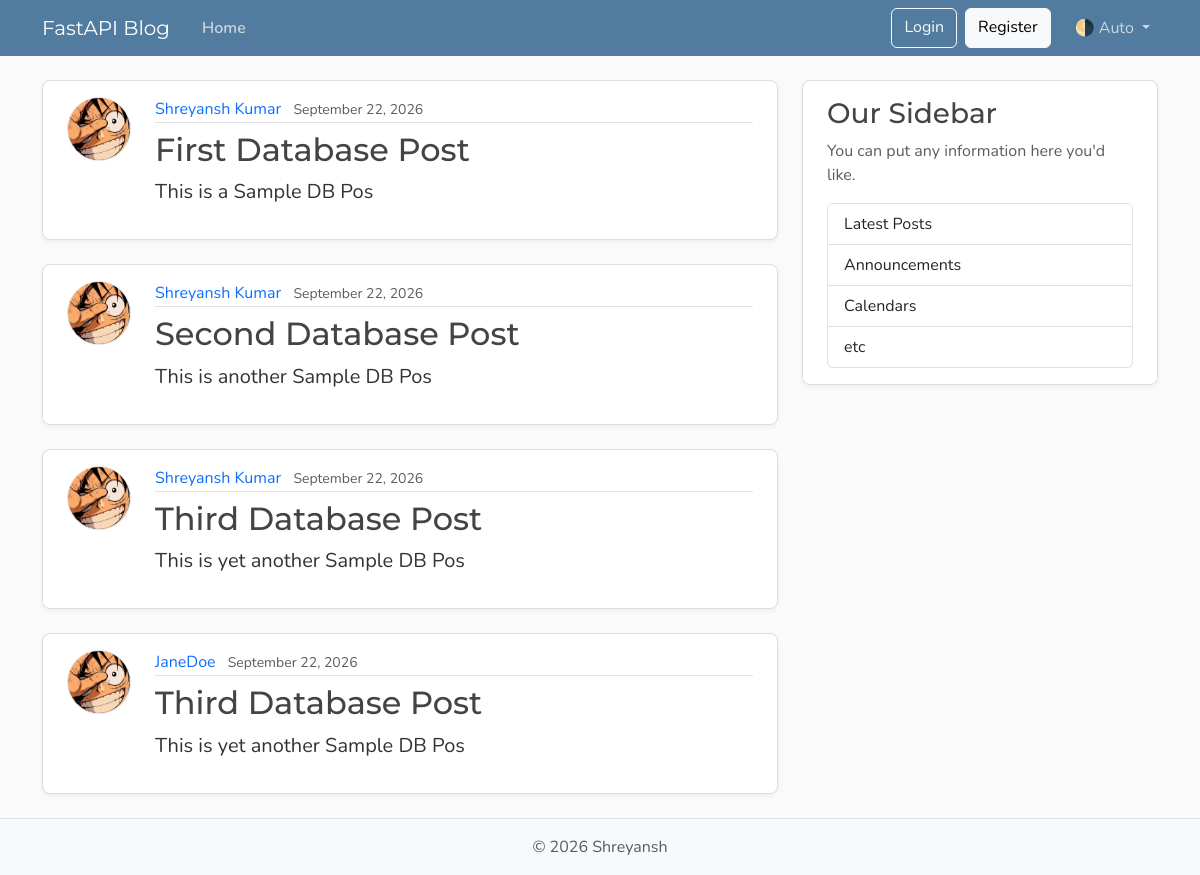
The page /posts on the database its author committed.
### models.py (models this page shows, shortened)
class Post(Base):
    __tablename__ = "posts"
    id: Mapped[int] = mapped_column(Integer, primary_key=True, index=True)
    title: Mapped[str] = mapped_column(String(100), nullable=False)
    content: Mapped[str] = mapped_column(Text, nullable=False)
    user_id: Mapped[int] = mapped_column(
        ForeignKey("users.id"),
        nullable=False,
        index=True,
    )
    date_posted: Mapped[datetime] = mapped_column(
        DateTime(timezone=True),
        default=lambda: datetime.now(UTC),
    )
    author: Mapped[User] = relationship(back_populates="posts")

class User(Base):
    __tablename__ = "users"
    id: Mapped[int] = mapped_column(Integer, primary_key=True, index=True)
    username: Mapped[str] = mapped_column(String(50), unique=True, nullable=False)
    email: Mapped[str] = mapped_column(String(120), unique=True, nullable=False)
    image_file: Mapped[str | None] = mapped_column(
        String(200),
        nullable=True,
        default=None,
    )
    posts: Mapped[list[Post]] = relationship(back_populates="author")

### main.py (the view)
@app.get("/", include_in_schema=False, name="home")
@app.get("/posts", include_in_schema=False, name="posts")
def home(request: Request, db: Annotated[Session, Depends(get_db)]):
    result = db.execute(select(models.Post))
    posts = result.scalars().all()
    return templates.TemplateResponse(
        request,
        "home.html",
        {"posts": posts, "title": "Home"},
    )

### templates/home.html
  {% extends "layout.html" %}
  {% block content %}
    {% for post in posts %}
      <article class="content-section py-3 px-4 mb-4">
        <div class="d-flex align-items-start gap-4">
          <img class="rounded-circle article-img flex-shrink-0"
     src="{{ post.author.image_path }}"
     alt="{{ post.author.username }}'s profile picture"
     width="64"
     height="64"
     loading="lazy">
          <div class="flex-grow-1">
            <div class="article-metadata mb-2">
              <a class="me-2" href="{{ url_for('user_posts', user_id=post.author.id) }}">{{ post.author.username }}</a>
              <small class="text-body-secondary">{{ post.date_posted.strftime('%B %d, %Y') }}</small>
            </div>
            <h2>
              <a class="article-title"
                href="{{ url_for('post_page', post_id=post.id) }}">{{ post.title }}</a>
            </h2>
            <p class="article-content">{{ post.content }}</p>
          </div>
        </div>
      </article>
    {% endfor %}
  {% endblock content %}

### templates/layout.html (shortened to what this page needs)
<!DOCTYPE html>
<html lang="en">
  <head>
    <link href="https://cdn.jsdelivr.net/npm/bootstrap@5.3.8/dist/css/bootstrap.min.css"
          rel="stylesheet"
>
    <link rel="stylesheet"
          type="text/css"
          href="{{ url_for("static", path='css/main.css') }}">
  </head>
  <body class="d-flex flex-column min-vh-100">
    <header class="site-header">
      <nav class="navbar navbar-expand-md bg-steel fixed-top"
           data-bs-theme="dark">
        <div class="container">
          <a class="navbar-brand me-4" href="{{ url_for("home") }}">FastAPI Blog</a>
          <div class="collapse navbar-collapse" id="navbarToggle">
            <div class="navbar-nav me-auto">
              <a class="nav-link active"
                 aria-current="page"
                 href="{{ url_for("home") }}">Home</a>
            </div>
            <div class="navbar-nav">
              <a class="btn btn-outline-light mb-2 mb-md-0 me-md-2" href="#">Login</a>
              <a class="btn btn-light mb-2 mb-md-0 me-md-3" href="#">Register</a>
              <div class="nav-item dropdown">
                <a class="nav-link dropdown-toggle"
                   href="#"
                   role="button"
                   id="bd-theme"
                   data-bs-toggle="dropdown"
                   aria-expanded="false">
                  <span id="bd-theme-text">🌗 Auto</span>
                </a>
              </div>
            </div>
          </div>
        </div>
      </nav>
    </header>
    <main role="main" class="container">
      <div class="row">
        <div class="col-md-8">
          {% block content %}
          {% endblock content %}
        </div>
        <aside class="col-md-4">
          <div class="content-section py-3 px-4 mb-4">
            <h3>Our Sidebar</h3>
            <p class="text-body-secondary">You can put any information here you'd like.</p>
            <ul class="list-group">
              <li class="list-group-item">Latest Posts</li>
              <li class="list-group-item">Announcements</li>
              <li class="list-group-item">Calendars</li>
              <li class="list-group-item">etc</li>
            </ul>
          </div>
        </aside>
      </div>
    </main>
    <footer class="mt-auto py-3 bg-body-tertiary border-top">
      <div class="container text-center">
        <p class="text-body-secondary mb-0">
          © <span id="year"></span> Shreyansh
        </p>
      </div>
    </footer>
  </body>
</html>

### static/css/main.css (style rules this page uses)
:root { --font-heading: "Montserrat", system-ui, -apple-system, BlinkMacSystemFont, sans-serif; --font-body: "Nunito", system-ui, -apple-system, BlinkMacSystemFont, sans-serif; --color-bg-body: #fafafa; --color-bg-content: #ffffff; --color-text-primary: #333333; --color-text-heading: #444444; --color-steel: #527c9f; --color-nav-link: #cbd5db; --color-nav-link-hover: #ffffff; --color-link-hover: #428bca; --color-border: #dddddd; --color-border-light: #e3e3e3; --spacing-xl: 5rem; --article-img-size: 4rem; --account-img-size: 7.813rem; }
body { font-family: var(--font-body); background: var(--color-bg-body); color: var(--color-text-primary); }
main { padding-top: var(--spacing-xl); }
h1, h2, h3, h4, h5, h6 { font-family: var(--font-heading); color: var(--color-text-heading); }
.navbar-brand { font-family: var(--font-heading); }
a { text-decoration: none; }
.bg-steel { background-color: var(--color-steel); }
.site-header .navbar-nav .nav-link { color: var(--color-nav-link); transition: color 0.2s ease-in-out; }
.site-header .navbar-nav .nav-link.active { font-weight: 600; }
.content-section { background: var(--color-bg-content); border: 1px solid var(--color-border); border-radius: 0.5rem; box-shadow: 0 2px 4px rgba(15, 23, 42, 0.05); transition: box-shadow 0.15s ease, transform 0.15s ease, border-color 0.15s ease; }
.article-title { color: var(--color-text-heading); transition: color 0.2s ease-in-out; }
.article-content { white-space: pre-line; font-size: 1.25rem; }
.article-img { height: var(--article-img-size); width: var(--article-img-size); flex-shrink: 0; object-fit: cover; border: 1px solid var(--color-border-light); box-shadow: 0 0 0 2px var(--color-bg-content); }
.article-metadata { padding-bottom: 0.063rem; border-bottom: 1px solid var(--color-border-light); }
.article-metadata a { transition: color 0.2s ease-in-out; }
[data-bs-theme="dark"] { --color-bg-body: #1a1a1a; --color-bg-content: #2d2d2d; --color-text-primary: #e0e0e0; --color-text-heading: #f0f0f0; --color-border: #404040; --color-border-light: #4a4a4a; }

### rows shown on the page
Post: author.username "Shreyansh Kumar", date_posted "September 22, 2026", title "First Database Post", content "This is a Sample DB Pos"
Post: author.username "Shreyansh Kumar", date_posted "September 22, 2026", title "Second Database Post", content "This is another Sample DB Pos"
Post: author.username "Shreyansh Kumar", date_posted "September 22, 2026", title "Third Database Post", content "This is yet another Sample DB Pos"
Post: author.username "JaneDoe", date_posted "September 22, 2026", title "Third Database Post", content "This is yet another Sample DB Pos"
